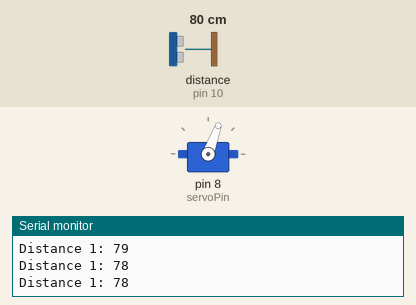
Bench run of a sketch on a simulated Arduino Uno, built with avr-gcc and run on an emulated ATmega328P. On the bench: servo, the last lines printed to the serial monitor. Wiring (inferred from the names in the program): ultrasonic range finder: trigger pin 9; echo pin 10. The test bench sets the inputs (shaded band); at power-on: distance to the obstacle (sensor on pin 10) 80 cm. The echo pulse lasts 58.3 µs per cm.

Above: at 1.3 s.
1.4 s: distance to the obstacle (sensor on pin 10) set to 12 cm
2.9 s: distance to the obstacle (sensor on pin 10) set to 9 cm
At 3.6 s:
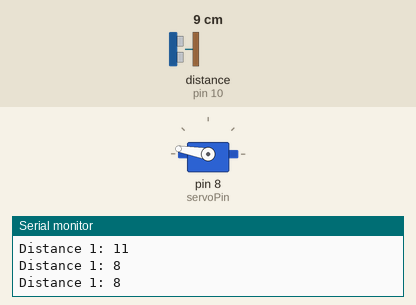
4.5 s: distance to the obstacle (sensor on pin 10) set to 4 cm
6.0 s: distance to the obstacle (sensor on pin 10) set to 2 cm
At 7.3 s:
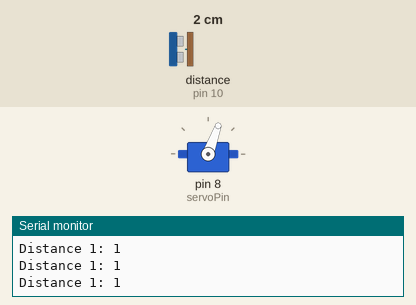
Timing chart, 0 to 8.5 s (numbered marks = the images above; inputs shaded):
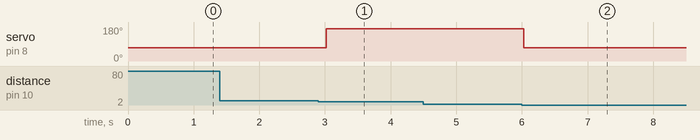

The sketch:

Parking.ino
```cpp
#include <Servo.h>

// Defines pins for ultrasonic sensors
const int trigPin1 = 9;  // Ultrasonic Sensor 1 (For Parking) TRIG Pin
const int echoPin1 = 10; // Ultrasonic Sensor 1 (For Parking) ECHO Pin

// Defines pin for the servo motor
const int servoPin = 8;

// Defines variables for ultrasonic sensor
long duration1;
int distance1;

// Defines variables for the servo motor
Servo servo;
int angle = 70;

void setup() {
  pinMode(trigPin1, OUTPUT); // Sets the trigPin as an Output
  pinMode(echoPin1, INPUT);  // Sets the echoPin as an Input
  Serial.begin(9600);       // Starts the serial communication

  servo.attach(servoPin);   // Attaches the servo motor to its pin
  servo.write(angle);       // Initializes servo to angle 70
}

void loop() {
  // Clears the trigPin
  digitalWrite(trigPin1, LOW);
  delayMicroseconds(2);

  // Sets the trigPin on HIGH state for 10 microseconds
  digitalWrite(trigPin1, HIGH);
  delayMicroseconds(10);
  digitalWrite(trigPin1, LOW);

  // Reads the echoPin, returns the sound wave travel time in microseconds
  duration1 = pulseIn(echoPin1, HIGH);

  // Calculating the distance
  distance1 = duration1 * 0.034 / 2;

  // Prints the distance on the Serial Monitor
  Serial.print("Distance 1: ");
  Serial.println(distance1);

  // Control the servo motor based on distance
  if (distance1 < 10 && distance1 > 1) {
    // If distance is less than 10, rotate servo to 170 degrees
    servo.write(170);
  } else {
    // If distance is greater than or equal to 10, rotate servo to 70 degrees
    servo.write(70);
  }

  // Wait a short period before repeating the loop
  delay(500);
}
```

Measured:
- the behaviour switches between 11 and 10 cm on distance to the obstacle (sensor on pin 10) (found by bisection; images 0 and 1)
- the behaviour switches between 3 and 2 cm on distance to the obstacle (sensor on pin 10) (found by bisection; images 1 and 2)
- after the input at 2.9 s, servo on pin 8 (servoPin): 70° → 170° after 0.12 s
- after the input at 6.0 s, servo on pin 8 (servoPin): 170° → 70° at once
